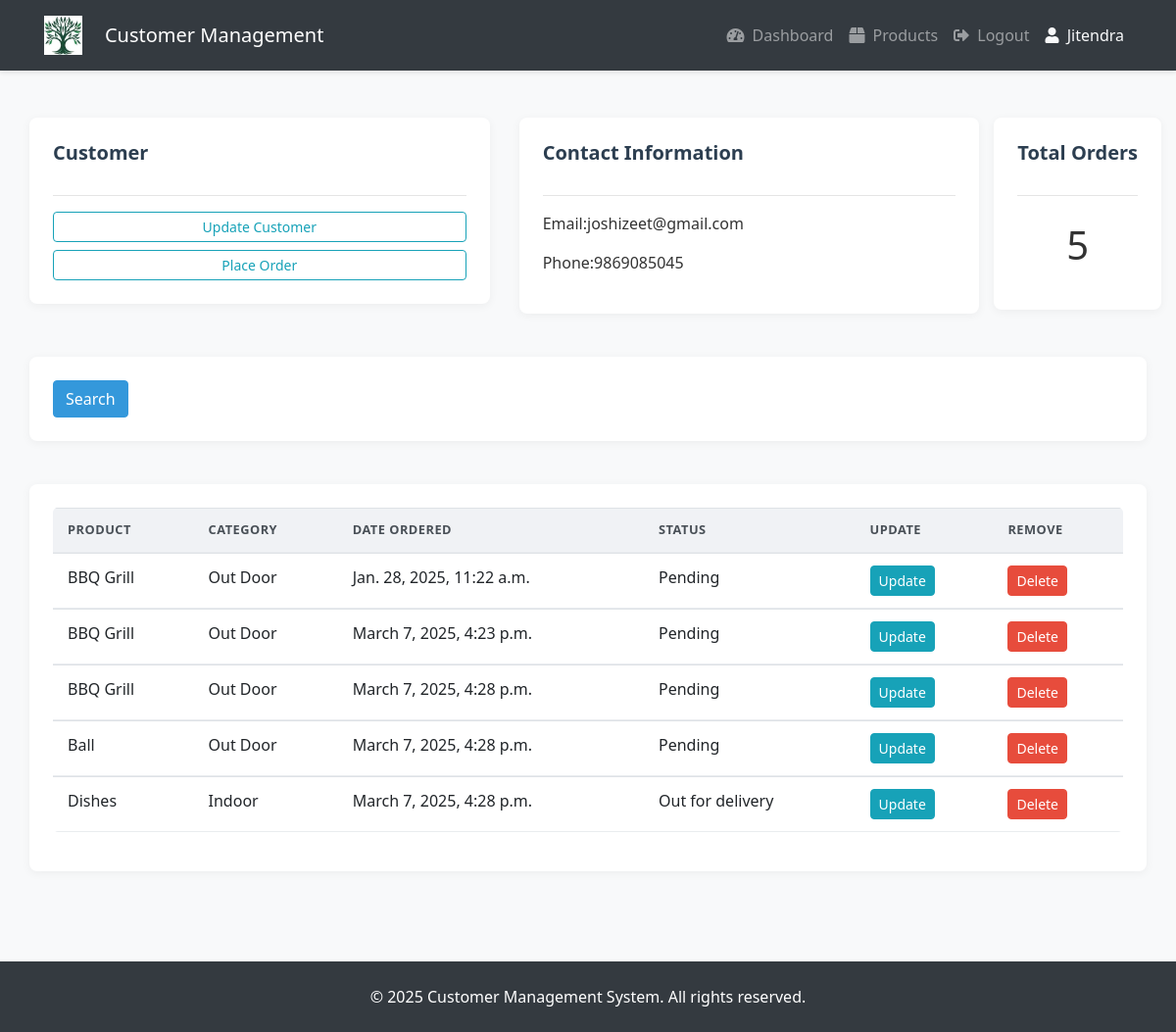
The app's page /customer/1/ (signed in) with its own data.
### accounts/models.py (models this page shows, shortened)
class Customer(models.Model):
    name = models.CharField(max_length=200, null=True)
    phone =  models.CharField(max_length=200, null=True)
    email =  models.CharField(max_length=200, null=True)
    date_created = models.DateTimeField(auto_now_add=True, null=True)

class Order(models.Model):
    STATUS = (
            ('Pending', 'Pending'),
            ('Out for delivery', 'Out for delivery'),
            ('Delivered', 'Delivered'),
    )
    customer = models.ForeignKey(Customer, null=True, on_delete=models.SET_NULL)     #whenever a customer is deleted this order will remain in the databasse with the null value of customer
    product = models.ForeignKey(Product, null=True, on_delete=models.SET_NULL)
    date_created = models.DateTimeField(auto_now_add=True, null=True)
    status = models.CharField(max_length=200, null=True, choices=STATUS)

class Product(models.Model):
    CATEGORY = (
        ('Indoor', 'Indoor'),
        ('Out Door', 'Out Door'),
    )
    name = models.CharField(max_length=200, null=True)
    price = models.FloatField(null=True)
    category = models.CharField(max_length=200, null=True, choices=CATEGORY)
    description = models.CharField(max_length=200, null=True, blank=True)
    date_created = models.DateTimeField(auto_now_add=True, null=True)
    tags = models.ManyToManyField(Tag)
    def __str__(self):
        return self.name

### accounts/views.py (the view)
# urls.py: path('customer/<str:pk_test>/', views.customer, name="customer"),
@login_required(login_url='login')
def customer(request, pk_test):
    customer = Customer.objects.get(id=pk_test)
    orders = customer.order_set.all()
    order_count = orders.count()
    context = {'customer':customer, 'orders':orders, 'order_count':order_count}
    return render(request, 'accounts/customer.html',context)

### accounts/templates/accounts/customer.html
{%  extends 'accounts/main.html' %}
{% block content %}
<br>
<div class="row">
    <div class="col-md">
        <div class="card card-body">
            <h5>Customer</h5>
            <hr>
            <a class="btn btn-outline-info btn-sm btn-block"  href="">Update Customer</a>
             <a class="btn btn-outline-info btn-sm btn-block"  href="{% url 'create_order' customer.id %}">Place Order</a>
        </div>
    </div>
    <div class="col-md">
        <div class="card card-body">
            <h5>Contact Information</h5>
            <hr>
            <p>Email:{{customer.email}}</p>
            <p>Phone:{{customer.phone}}</p>
        </div>
    </div>
    <div class="com-md">
        <div class="card card-body">
            <h5>Total Orders</h5>
            <hr>
            <h1 style="text-align: center; padding:10px">{{order_count}}</h1>
         </div>
    </div>
</div>
<br>
<div class="row">
    <div class="col">
        <div class="card card-body">
            <form method="get">
                <button class="btn btn-primary" type="submit">Search</button>
            </form>
        </div>
    </div>
</div>
<br>
<div class="row">
    <div class="col">
        <div class="card card-body">
            <table class="table table-sm">
                <tr>
                    <th>Product</th>
                    <th>Category</th>
                    <th>Date Ordered</th>
                    <th>Status</th>
                    <th>Update</th>
                    <th>Remove</th>
                </tr>
                {% for order in orders %}
                <tr>
                    <td>{{order.product}}</td>
                    <td>{{order.product.category}}</td>
                    <td>{{order.date_created}}</td>
                    <td>{{order.status}}</td>
                    <td><a class="btn btn-sm btn-info" href="{% url 'update_order' order.id %}">Update</a></td>
                    <td><a class="btn btn-sm btn-danger" href="{% url 'delete_order' order.id %}">Delete</td>
                </tr>
                {% endfor %}
            </table>
        </div>
    </div>
</div>
{% endblock content %}

### accounts/templates/accounts/navbar.html (shortened to what this page needs)
{% load static %}
<nav class="navbar navbar-expand-lg navbar-dark bg-dark">
  <div class="container">
    <a class="navbar-brand d-flex align-items-center" href="{% url 'home' %}">
      <img src="{% static 'images/logo.png' %}" alt="Logo">
      <span class="ml-2">Customer Management</span>
    </a>
    <div class="collapse navbar-collapse" id="navbarNav">
      <ul class="navbar-nav ml-auto">
        {% if request.user.is_authenticated %}
          <li class="nav-item {% if '/dashboard/' in request.path %}active{% endif %}">
            <a class="nav-link" href="{% url 'home' %}">
              <i class="fas fa-tachometer-alt mr-1"></i> Dashboard
            </a>
          </li>
          <li class="nav-item {% if '/products/' in request.path %}active{% endif %}">
            <a class="nav-link" href="{% url 'products' %}">
              <i class="fas fa-box mr-1"></i> Products
            </a>
          </li>
          <li class="nav-item">
            <a class="nav-link" href="{% url 'logout' %}">
              <i class="fas fa-sign-out-alt mr-1"></i> Logout
            </a>
          </li>
          <li class="nav-item">
            <span class="nav-link text-light">
              <i class="fas fa-user mr-1"></i> {{ request.user.username }}
            </span>
          </li>
        {% else %}
          <li class="nav-item {% if '/login/' in request.path %}active{% endif %}">
            <a class="nav-link" href="{% url 'login' %}">
              <i class="fas fa-sign-in-alt mr-1"></i> Login
            </a>
          </li>
        {% endif %}
      </ul>
    </div>
  </div>
</nav>

### static/css/main.css (style rules this page uses)
body { background-color: #f8f9fa; font-family: 'Segoe UI', Tahoma, Geneva, Verdana, sans-serif; color: #333; }
.navbar { box-shadow: 0 2px 5px rgba(0, 0, 0, 0.1); padding: 0.7rem 1rem; }
.navbar img { max-height: 40px; margin-right: 15px; }
.card-body { padding: 1.5rem; }
.table { border-collapse: separate; border-spacing: 0; width: 100%; border-radius: 5px; overflow: hidden; }
.table th { background-color: #f0f2f5; color: #495057; font-weight: 600; text-transform: uppercase; font-size: 0.8rem; letter-spacing: 0.5px; }
.table td, .table th { padding: 12px 15px; border-bottom: 1px solid #e9ecef; }
.btn { border-radius: 4px; transition: all 0.3s ease; font-weight: 500; }
.btn-primary { background-color: #3498db; border-color: #3498db; }
.btn-info { background-color: #17a2b8; border-color: #17a2b8; }
.btn-danger { background-color: #e74c3c; border-color: #e74c3c; }
.card { border-radius: 8px; border: none; box-shadow: 0 2px 10px rgba(0, 0, 0, 0.05); margin-bottom: 20px; }
h5 { font-weight: 600; color: #2c3e50; margin-bottom: 15px; }

### records on screen
Customer: email "joshizeet@gmail.com", phone "9869085045"
Order: product "BBQ Grill", product.category "Out Door", date_created "Jan. 28, 2025, 11:22 a.m.", status "Pending"
Order: product "BBQ Grill", product.category "Out Door", date_created "March 7, 2025, 4:23 p.m.", status "Pending"
Order: product "BBQ Grill", product.category "Out Door", date_created "March 7, 2025, 4:28 p.m.", status "Pending"
Order: product "Ball", product.category "Out Door", date_created "March 7, 2025, 4:28 p.m.", status "Pending"
Order: product "Dishes", product.category "Indoor", date_created "March 7, 2025, 4:28 p.m.", status "Out for delivery"

### other values on screen
{{ request.user.username }} "Jitendra"
{{ order_count }} "5"
